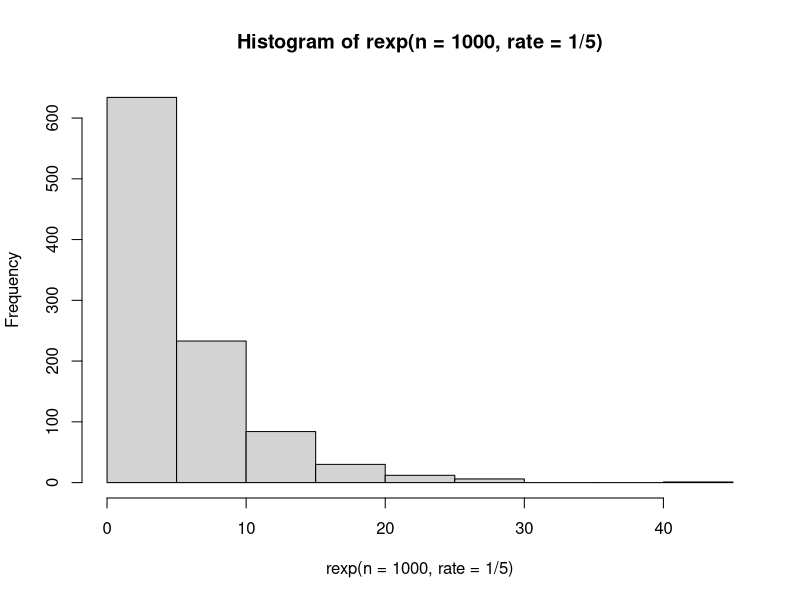
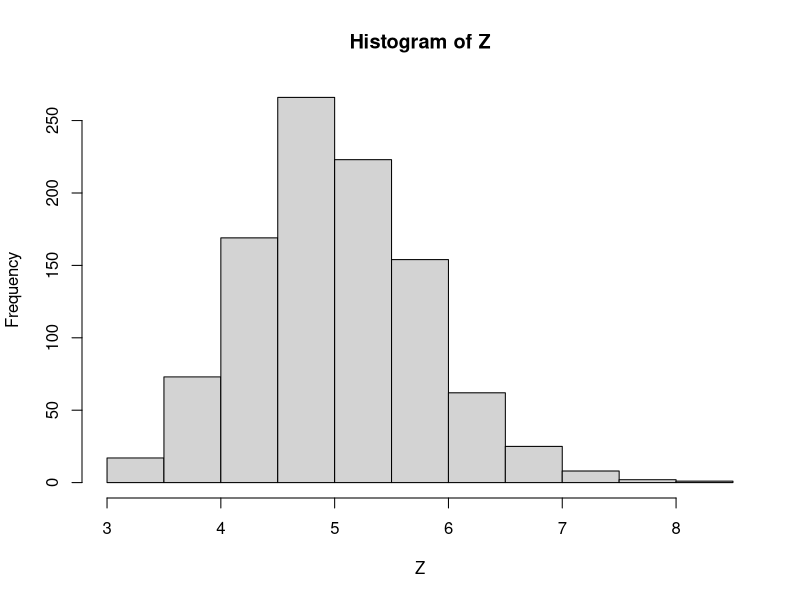
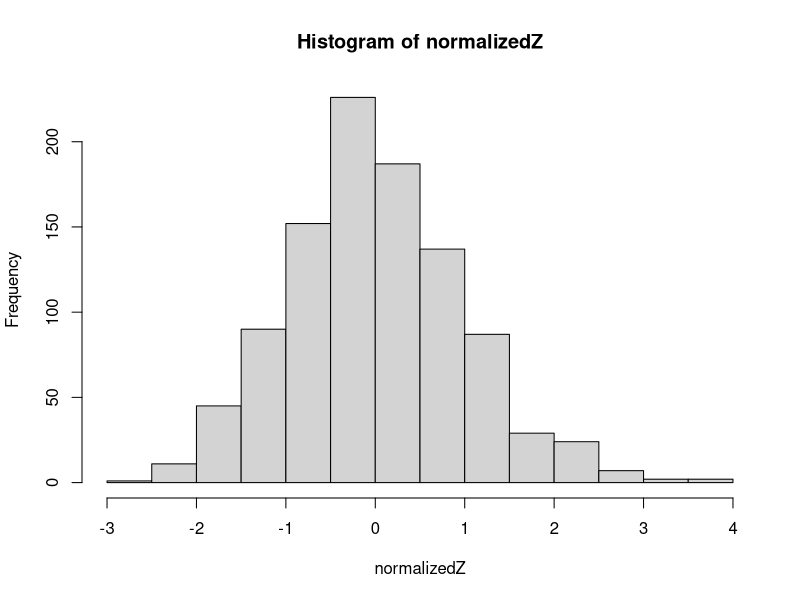

These figures' R source, in order:
## ---- chunk 1
lambda <- 0.2
mu <- 1 / lambda
sigma <- 1 / lambda
c(lambda, mu, sigma)
## ---- chunk 2
hist(rexp(n=1000, rate=1/5))
## ---- chunk 3
# set the seed so others can reproduce our results
set.seed(123456789)
n <- 40
Z <- NULL
for (i in 1:1000) { Z <- c(Z, mean(rexp(n, lambda))) }
str(Z)
## ---- chunk 4
hist(Z)
## ---- chunk 5
round(c(mu, mean(Z)), 2)
## ---- chunk 6
round(c(sigma^2/n, var(Z)), 2)
## ---- chunk 7
normalizedZ <- (Z - mu)/(sigma / sqrt(n))
hist(normalizedZ)
## ---- chunk 8
round(c(mean(normalizedZ), median(normalizedZ), sd(normalizedZ)), 4)
